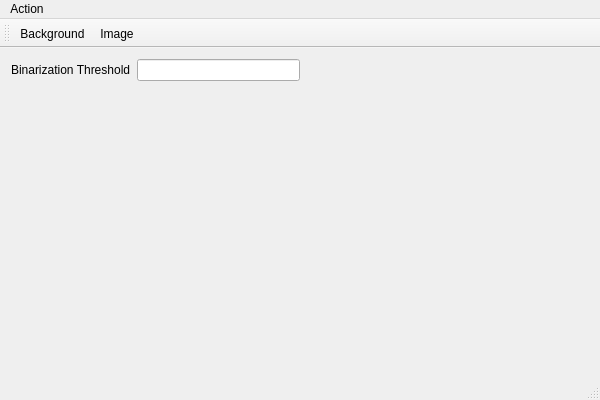
<?xml version="1.0" encoding="UTF-8"?>
<ui version="4.0">
 <class>ImsClass</class>
 <widget class="QMainWindow" name="ImsClass">
  <property name="geometry">
   <rect>
    <x>0</x>
    <y>0</y>
    <width>600</width>
    <height>400</height>
   </rect>
  </property>
  <property name="windowTitle">
   <string>Ims</string>
  </property>
  <widget class="QWidget" name="centralWidget">
   <layout class="QGridLayout" name="gridLayout">
    <item row="0" column="0">
     <layout class="QFormLayout" name="formLayout">
      <item row="0" column="0">
       <widget class="QLabel" name="label">
        <property name="text">
         <string>Binarization Threshold</string>
        </property>
       </widget>
      </item>
      <item row="0" column="1">
       <widget class="QLineEdit" name="binThreshEdit"/>
      </item>
     </layout>
    </item>
    <item row="0" column="1">
     <spacer name="horizontalSpacer">
      <property name="orientation">
       <enum>Qt::Horizontal</enum>
      </property>
      <property name="sizeHint" stdset="0">
       <size>
        <width>285</width>
        <height>20</height>
       </size>
      </property>
     </spacer>
    </item>
   </layout>
  </widget>
  <widget class="QMenuBar" name="menuBar">
   <property name="geometry">
    <rect>
     <x>0</x>
     <y>0</y>
     <width>600</width>
     <height>21</height>
    </rect>
   </property>
   <widget class="QMenu" name="menuAction">
    <property name="title">
     <string>Action</string>
    </property>
    <addaction name="actionLoadBackground"/>
    <addaction name="actionLoadImage"/>
    <addaction name="separator"/>
    <addaction name="actionExit"/>
   </widget>
   <addaction name="menuAction"/>
  </widget>
  <widget class="QToolBar" name="mainToolBar">
   <property name="toolTip">
    <string/>
   </property>
   <property name="statusTip">
    <string extracomment="Load a black and white calibration background image"/>
   </property>
   <attribute name="toolBarArea">
    <enum>TopToolBarArea</enum>
   </attribute>
   <attribute name="toolBarBreak">
    <bool>false</bool>
   </attribute>
   <addaction name="actionLoadBackground"/>
   <addaction name="actionLoadImage"/>
  </widget>
  <widget class="QStatusBar" name="statusBar"/>
  <action name="actionLoadBackground">
   <property name="text">
    <string>Background</string>
   </property>
   <property name="toolTip">
    <string>Load a B/W background (calibration) image</string>
   </property>
  </action>
  <action name="actionLoadImage">
   <property name="text">
    <string>Image</string>
   </property>
   <property name="toolTip">
    <string>Load a raw image, color or B/W</string>
   </property>
  </action>
  <action name="actionExit">
   <property name="text">
    <string>Exit</string>
   </property>
  </action>
 </widget>
 <layoutdefault spacing="6" margin="11"/>
 <resources>
  <include location="ims.qrc"/>
 </resources>
 <connections/>
</ui>
